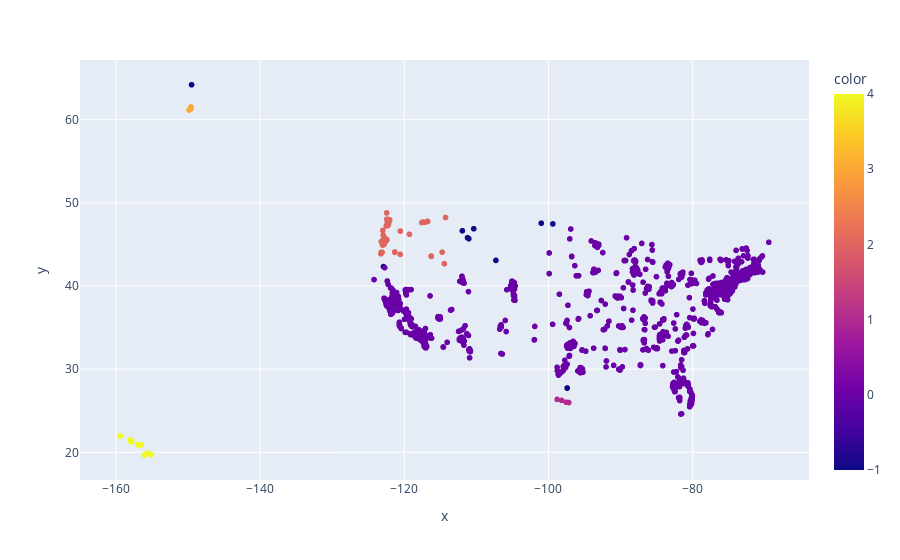

The code cell stored with this chart in its notebook:
### Code cell
import plotly.express as px

fig = px.scatter(x=long, y=lat, color=df['cluster'])

fig.show()

### Figure 1 — Plotly figure (JSON) as saved in the notebook; plotly's stock layout.template omitted (floating-point values rounded to 4 significant figures; data arrays with more than 128 entries replaced by an {"elided": "..."} marker saying what was removed)
{"data": [{"hovertemplate": "x=%{x}<br>y=%{y}<br>color=%{marker.color}<extra></extra>", "legendgroup": "", "marker": {"color": {"elided": "2693 int values"}, "coloraxis": "coloraxis", "symbol": "circle"}, "mode": "markers", "name": "", "showlegend": false, "type": "scattergl", "x": {"elided": "2693 float values"}, "xaxis": "x", "y": {"elided": "2693 float values"}, "yaxis": "y"}], "layout": {"coloraxis": {"colorbar": {"title": {"text": "color"}}, "colorscale": [[0, "#0d0887"], [0.1111, "#46039f"], [0.2222, "#7201a8"], [0.3333, "#9c179e"], [0.4444, "#bd3786"], [0.5556, "#d8576b"], [0.6667, "#ed7953"], [0.7778, "#fb9f3a"], [0.8889, "#fdca26"], [1, "#f0f921"]]}, "legend": {"tracegroupgap": 0}, "margin": {"t": 60}, "xaxis": {"anchor": "y", "domain": [0, 1], "title": {"text": "x"}}, "yaxis": {"anchor": "x", "domain": [0, 1], "title": {"text": "y"}}}}
